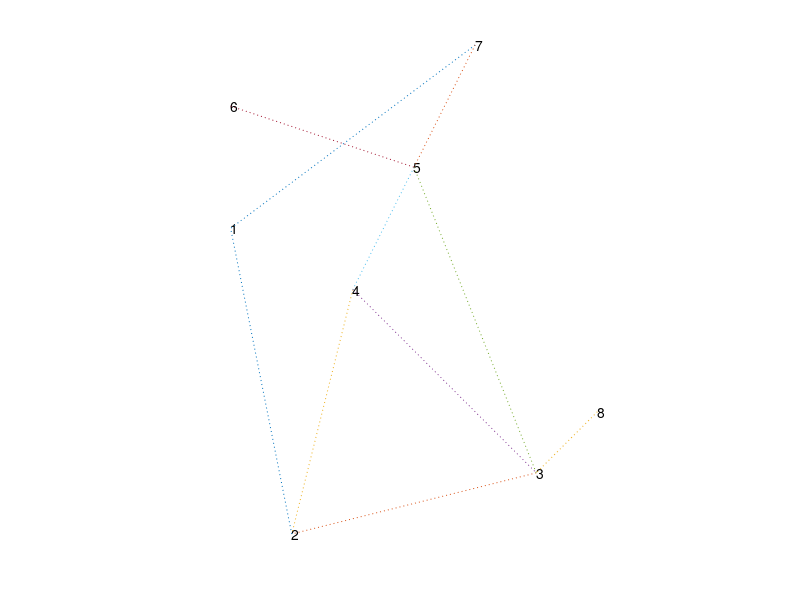

MATLAB code for this plot:
% ************************************************************
%
%           dijkstra.m
%
%   The program computes the shortest path in a network
%   using Dijkstra's algorithm.
%
%   The example and the Algorithm is taken from 
%   Worboys, M. F., and M. Duckham, 2004. 
%   GIS: A Computing Perspective, 2nd edition. Taylor & Francis.
%   Pages: 214-217
%       
%   Author: Jonas Tillman
%   Date: 2017-04-09
%
% ************************************************************
%
clear, clf
format short
%
% Specify the number of Vertices in the network  
Vertices=8;
%
% Create the adjacency matrix
Adj_Matrix=[ 0 20  0  0  0  0 15  0 ; ...
	    20  0  8  9  0  0  0  0 ; ...
             0  8  0  6 15  0  0 10 ; ... 
	     0  9  6  0  7  0  0  0 ; ...
             0  0 15  7  0 22 18  0 ; ...
             0  0  0  0 22  0  0  0 ; ...
            15  0  0  0 18  0  0  0 ; ...
             0  0 10  0  0  0  0  0 ];
%
% Create the state matrix
State_Matrix=[ Inf 0  0 ; ...
	       Inf 0  0 ; ...
	       Inf 0  0 ; ...
	       Inf 0  0 ; ...
	       Inf 0  0 ; ...
	       Inf 0  0 ; ...
	       Inf 0  0 ; ...
	       Inf 0  0 ]; 
%
% Define the coordinates of the vertices. Be aware of that
% these coordinates are only used for presentation purposes.
% All distances in the computations are based on the 
% adjacency matrix.
Coord_Matrix=[ 0 5 ; 1 0 ; 5 1 ; 2 4 ; 3 6 ; 0 7 ; 4 8 ; 6 2 ];
%
% Draw the network.
text(Coord_Matrix(1,1), Coord_Matrix(1,2), '1'),hold on
text(Coord_Matrix(2,1), Coord_Matrix(2,2), '2'),hold on
text(Coord_Matrix(3,1), Coord_Matrix(3,2), '3'),hold on
text(Coord_Matrix(4,1), Coord_Matrix(4,2), '4'),hold on
text(Coord_Matrix(5,1), Coord_Matrix(5,2), '5'),hold on
text(Coord_Matrix(6,1), Coord_Matrix(6,2), '6'),hold on
text(Coord_Matrix(7,1), Coord_Matrix(7,2), '7'),hold on
text(Coord_Matrix(8,1), Coord_Matrix(8,2), '8'),hold on
%
for i=1:Vertices
	for j=1:(i-1)
		if Adj_Matrix(i,j)~=0
			Graphx=[Coord_Matrix(i,1) Coord_Matrix(j,1)];
			Graphy=[Coord_Matrix(i,2) Coord_Matrix(j,2)];
			plot(Graphx,Graphy,':'),hold on
		end;
	end;
end;
%
axis('equal');
axis('off');
%
% Specify the start and end point for the search
startPoint=input('Give the start point (integer):  ');
endPoint=input('Give the end point (integer):  ');
%
% Here you should add the shortest path computations
% according to Dijkstra's algorithm.
%

%%%%%%%%%%%%%%%%%%%%%%%%%%%%%%
%Initialize State Matrix [Distance, Path, Visited]
%%%%%%%%%%%%%%%%%%%%%%%%%%%%%%
cur_node = startPoint;
[state_nrows, state_ncol] = size(State_Matrix);
[adj_nrows, adj_ncol] = size(Adj_Matrix);
%The start node is marked as visited, and distance from start point to 0.
State_Matrix(startPoint,3) = 1; %visited
State_Matrix(startPoint,2) = startPoint; %path
State_Matrix(startPoint,1) = Adj_Matrix(startPoint,startPoint); %distance

%All nodes that can be reached from the start node are updated (distance and path) 
for i=1:adj_ncol
  if (Adj_Matrix(startPoint,i) ~= 0)
    %Distance
    State_Matrix(i,1) = Adj_Matrix(startPoint,i);
    %Path
    State_Matrix(i,2) = startPoint; 
  end
end    

%%%%%%%%%%%%%%%%%%%%%%%%%%%%%%
%Main work of algorithm
%%%%%%%%%%%%%%%%%%%%%%%%%%%%%%


while (cur_node ~= endPoint)
  select_adj_matrix = Adj_Matrix(cur_node,:); %cur_adj_matrix_row
  state_mat_unvisit = State_Matrix(:,3)==0; %for filtering
  for_min_dist = state_mat_unvisit .* transpose(select_adj_matrix); %only keeping the unvisited distances
  if (max(for_min_dist) == 0) %if from the node there are no unvisited nodes...
  %This if statement was added due to that the algorithm failed if
  %a end-node wasn't visited initially, This is a bit of a ugly
  %hack, but since I initially didn't know this would be an issue,
  %this is a work-around for thsoe corner cases...
    [x,not_visited] = max((State_Matrix(:,3) == 0));  %finding the first unvisited
    [x,cur_node] = max(Adj_Matrix(not_visited,:));
  else
    min_dist = min(for_min_dist(for_min_dist>0)); %select min dist.
    %marking shortest distance not visited as cur_node
    [x,cur_node] = max((Adj_Matrix(cur_node,:) == min_dist)); 
    %setting as visited
    State_Matrix(cur_node,3) = 1;
  end; %if
  
  for i=1:adj_ncol
    if (State_Matrix(i,3) == 0 && Adj_Matrix(cur_node,i)~=0) %only unvisited AND they are connected
      temp_sum = State_Matrix(cur_node,1) + Adj_Matrix(cur_node,i);
      if (temp_sum<State_Matrix(i,1)) %if current explored distance less, do nothing, otherwise:
        State_Matrix(i,1) = temp_sum; %update distance
        State_Matrix(i,2) = cur_node; %update path
      end %if
    end %if
  end %for
end %while



tot_dist = State_Matrix(endPoint,1); %total distance
%Update total shortest path
for_path_frontier = endPoint;
path_shortest = [endPoint];
while (for_path_frontier ~= startPoint);
  for_path_frontier = State_Matrix(for_path_frontier,2);
  path_shortest = [path_shortest,for_path_frontier];
end;

%PRINT RESULTS
disp(sprintf('The shortest distance from %u to %u is %u',startPoint,endPoint,tot_dist))
path_shortest = flip(path_shortest);
disp("The shortest path is:")
disp(path_shortest)



%%%%%%%%DRAW
%UNLEAR IF JUST PRINTING TO WINDOW IS ENOUGH, OR IF NEEDED TO PLOT THAT AS WELL?
% Draw the network.
%startPoint
%text(Coord_Matrix(startPoint,1), Coord_Matrix(startPoint,2), 'Start'),hold on
%text(Coord_Matrix(endPoint,1), Coord_Matrix(endPoint,2), 'End'),hold on
%for i=2:path_shortest
%  text(Coord_Matrix(i,1), Coord_Matrix(i,2), num2str(i)),hold on
%end;



%  End
%  